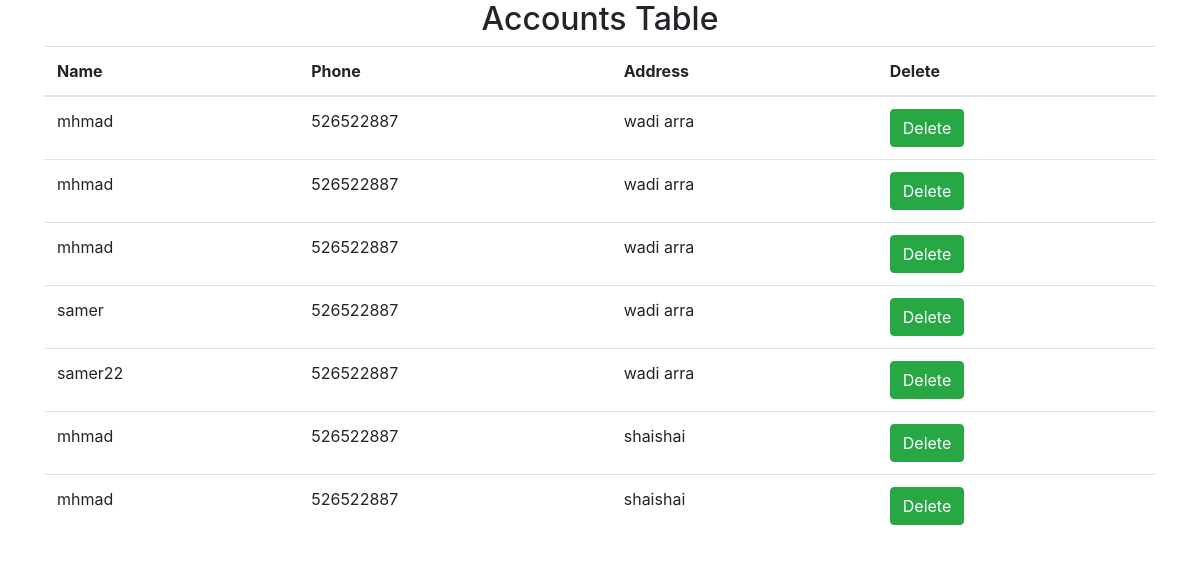
The app's page /admin.php with its own data.
### tables this page shows
CREATE TABLE `accounts` (
  `id` int(11) NOT NULL,
  `name` text NOT NULL,
  `mail` text NOT NULL,
  `adress` text NOT NULL,
  `phone` int(11) NOT NULL,
  `frind` int(11) NOT NULL,
  `accept` int(11) NOT NULL
);

### admin.php (the view, shortened to what this page needs)
<!DOCTYPE html>
<?php
include 'connect.php';
$sql = "SELECT * FROM accounts";
$result = mysqli_query($conn,$sql);
?>
<html lang="en">
<head>
<link rel="stylesheet" href="https://stackpath.bootstrapcdn.com/bootstrap/4.3.1/css/bootstrap.min.css">
</head>
<body>
<div class="container">
    <h2 style="text-align:center">Accounts Table</h2>
    <table class="table">
        <thead>
        <tr>
            <th>Name</th>
            <th>Phone</th>
            <th>Address</th>
            <th>Delete</th>
        </tr>
        </thead>
        <tbody>
        <?php while($row = mysqli_fetch_assoc($result)) { ?>
            <tr>
                <td><?php echo $row['name'] ?></td>
                <td><?php echo $row['phone'] ?></td>
                <td><?php echo $row['adress'] ?></td>
                <td><a href="delete.php?id=<?php echo $row['id']?>"> <button type="button" class="btn btn-success">Delete</button></a></td>
            </tr>
        <?php } ?>
        </tbody>
    </table>
</div>
</body>
</html>

### records on screen
accounts: name "mhmad", phone "526522887", adress "wadi arra"
accounts: name "mhmad", phone "526522887", adress "wadi arra"
accounts: name "mhmad", phone "526522887", adress "wadi arra"
accounts: name "samer", phone "526522887", adress "wadi arra"
accounts: name "samer22", phone "526522887", adress "wadi arra"
accounts: name "mhmad", phone "526522887", adress "shaishai"
accounts: name "mhmad", phone "526522887", adress "shaishai"
